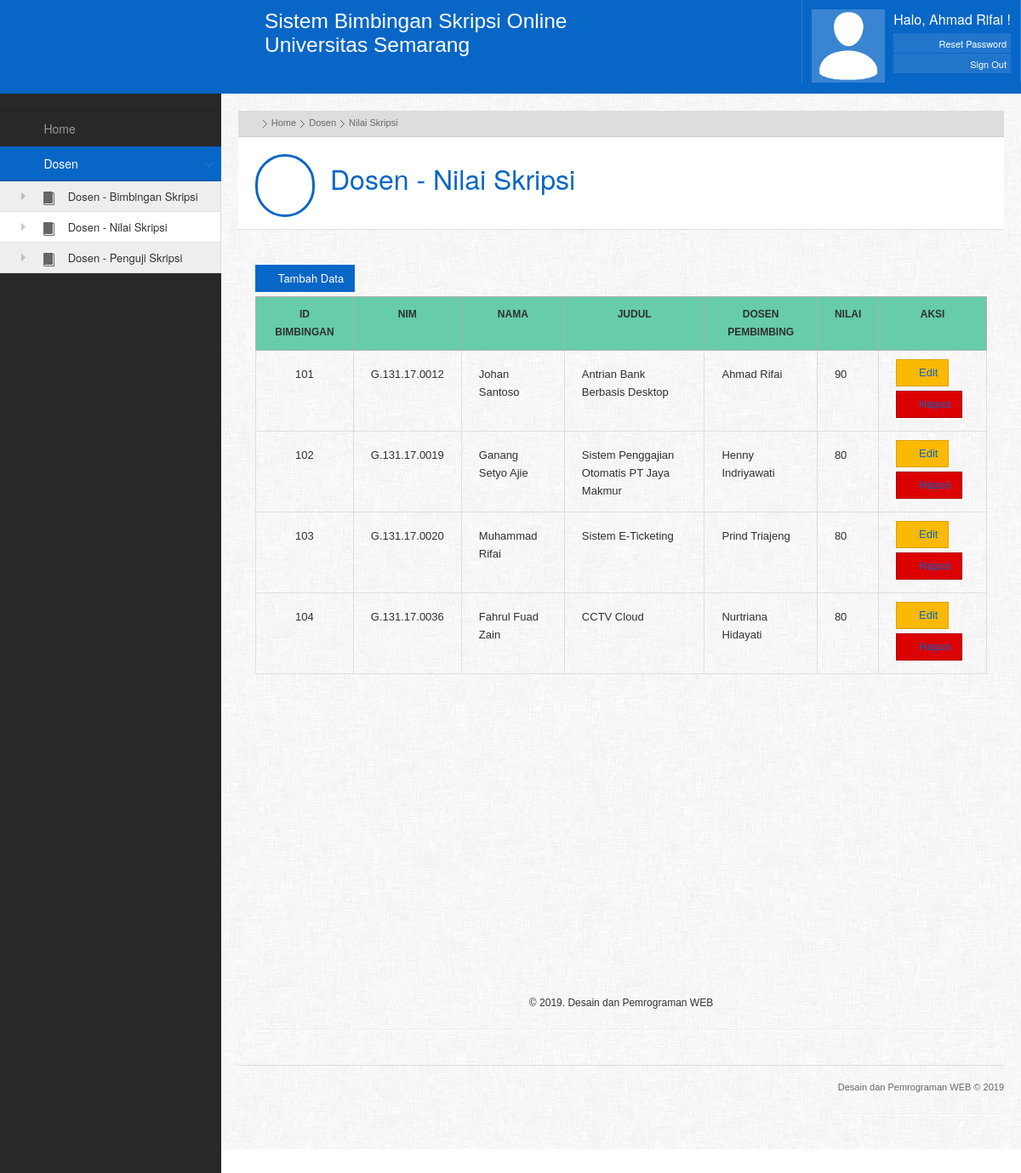
The app's page /index.php?posisi=Back&file=dosen_nilai (signed in) with its own data.
### tables this page shows
CREATE TABLE `level` (
  `level` varchar(25) NOT NULL
);

CREATE TABLE `menu` (
  `id_menu` int(15) NOT NULL,
  `nama_menu` varchar(50) DEFAULT NULL,
  `posisi` enum('Front','Back') DEFAULT NULL,
  `file` varchar(50) DEFAULT NULL,
  `level` enum('Mahasiswa','Dosen','Prodi','TU') DEFAULT NULL,
  `status` enum('Aktif','Tidak Aktif') DEFAULT NULL
);

CREATE TABLE `dosen_nilai` (
  `id_bim_skripsi` int(10) NOT NULL,
  `nim` varchar(15) DEFAULT NULL,
  `nama` varchar(100) DEFAULT NULL,
  `judul` varchar(50) DEFAULT NULL,
  `dosen_pembimbing` varchar(100) DEFAULT NULL,
  `nilai` int(5) DEFAULT NULL
);

### index.php (called while the page is built, shortened)
<?php
if (!empty($_GET['posisi']))
{
	$posisi = $_GET['posisi'];
}
else
{
	$posisi = '';
}
if ($posisi == 'Front')
{
    include "system/front_index.php";
}
elseif ($posisi == 'Back')
{
    include "system/back_index.php";
}
else
{
    $linkmn=$_SERVER['PHP_SELF']."?posisi=Front&file=login";
    echo "<meta http-equiv=\"refresh\" content=\"0;url=$linkmn\">";
}
?>

### app/dosen_nilai/default.php (the view, shortened to what this page needs)
<ul class="breadcrumbs">
    <li><a href="index.php?posisi=Back&file=home"><i class="iconfa-home"></i></a> <span class="separator"></span></li>
    <li>Home <span class="separator"></span></li>
    <li>Dosen <span class="separator"></span></li>
    <li>Nilai Skripsi</li>
</ul>
<div class="pageheader">
    <div class="pageicon"><span class="iconfa-pencil"></span></div>
    <div class="pagetitle">
        <h1>Dosen - Nilai Skripsi</h1>
    </div>
</div>
<div class="maincontent">
    <div class="maincontentinner">
    <br>
    <button type="button" class="btn btn-primary" data-toggle="modal" data-target="#TambahDataDosenNilai"><i class="iconfa-edit"></i> Tambah Data</button>
    <html>
    <head>
    </head>
    <body>
        <table>
        <thead>
            <br>
            <tr>
                <th>ID BIMBINGAN</th>
                <th>NIM</th>
                <th>NAMA</th>
                <th>JUDUL</th>
                <th>DOSEN PEMBIMBING</th>
                <th>NILAI</th>
                <th>AKSI</th>
            </tr>
        </thead>
        <tbody>
<?php
$sql = 'SELECT * FROM dosen_nilai';
$query = mysqli_query($koneksi, $sql);
while ($row = mysqli_fetch_array($query))
{ ?>
    <tr>
        <td class="center"><?php echo $row['id_bim_skripsi'];?></td>
        <td><?php echo $row['nim'];?></td>
        <td><?php echo $row['nama'];?></td>
        <td><?php echo $row['judul'];?></td>
        <td> <?php echo $row['dosen_pembimbing'];?></td>
        <td><?php echo $row['nilai'];?> </td>
        <td><a href="index.php?posisi=Back&file=form_edit_nilai&id=<?php echo $row['id_bim_skripsi']; ?>&nim=<?php echo $row['nim']; ?>&nama=<?php echo $row['nama']; ?>&judul=<?php echo $row['judul']; ?>&dosen_pembimbing=<?php echo $row['dosen_pembimbing']; ?>&nilai=<?php echo $row['nilai']; ?>" button type="button" class="btn btn-warning" id="lihat" name="lihat"><i class="iconfa-edit"></i> Edit</button>
        <a href="index.php?posisi=Back&file=proses_hapus_dosen_nilai&id=<?php echo $row['id_bim_skripsi']; ?>" button type ="button" class="btn btn-danger" name="btn_hapus"><i class="iconfa-remove"></i> Hapus</a>
        </td>
    </tr>
<?php } ?>
</tbody>
</table>
</body>
</html>
        <br><br><br><br><br><br><br><br><br><br><br><br><br><br><br><br>
    </div>
</div>
<div class="maincontent">
    <div class="maincontentinner">
            <center>
                <span>&copy; 2019. Desain dan Pemrograman WEB</span>
            </center> <hr>
    </div>
</div>

### system/back_menu.php
<?php
if ($_GET['file'] == 'home')
{
    $actt='class="active"';
}
else
{
    $actt='';
}
?>
<div class="leftmenu">
    <ul class="nav nav-tabs nav-stacked">
        <li> <a class="ajax-link" href="index.php?posisi=Back&file=home"></a>
        </li>
        <li <?php echo $actt;?>>
            <a class="ajax-link" href="index.php?posisi=Back&file=home">
                <span class="iconfa-laptop"></span> Home
            </a>
        </li>
        <?php
        $level=mysqli_query($koneksi,"SELECT * FROM level WHERE level = '$_SESSION[level]' ORDER BY level");
        while ($lev=mysqli_fetch_array($level))
        {
            $mu=mysqli_fetch_array(mysqli_query($koneksi,"SELECT * FROM menu WHERE file = '$_GET[file]'"));
            if ($lev['level'] == $mu['level'])
            {
                $act        = 'class="dropdown active"';
                $display    = 'style="display: block"';
            }
            else
            {
                $act        = 'class="dropdown"';
                $display    = '"';
            }
            ?>
            <li <?php echo $act;?>>
                <a href='Dosen'><span class="iconfa-briefcase"></span> <?php echo $lev['level']; ?></a>
                <ul <?php echo $display;?>>
                    <?php
                    $Menu=mysqli_query($koneksi,"SELECT * FROM menu WHERE level = '$_SESSION[level]' AND status = 'Aktif' ORDER BY nama_menu");
                    while ($mn=mysqli_fetch_array($Menu))
                    {
                        if ($_GET['file'] == $mn['file'])
                        {
                            $active = 'class="active"';
                        }
                        else
                        {
                            $active = '';
                        }
                        ?>
                        <li <?php echo $active;?> >
                            <a href="index.php?posisi=Back&file=<?php echo $mn['file'];?>">
                                <span class="iconsweets-book"></span>
                                <?php echo $mn['nama_menu']; ?>
                            </a>
                        </li>
                        <?php
                    } ?>
                </ul>
            </li>
            <?php
        }
        ?>
    </ul>
</div>

### system/back_index.php (style rules this page uses)
ul>li, a { cursor: pointer; }

### app/dosen_nilai/default.php (style rules this page uses)
body { font-family:tahoma, arial }
table { border-collapse: collapse }
th, td { font-size: 13px; border: 1px solid #DEDEDE; padding: 10px 20px; color: #303030 }
th { background: #66CCAA; font-size: 12px; border-color:#B0B0B0 }

### records on screen
level: level "Dosen"
menu: nama_menu "Dosen - Bimbingan Skripsi"
menu: nama_menu "Dosen - Nilai Skripsi"
menu: nama_menu "Dosen - Penguji Skripsi"
dosen_nilai: id_bim_skripsi "101", nim "G.131.17.0012", nama "Johan Santoso", judul "Antrian Bank Berbasis Desktop", dosen_pembimbing "Ahmad Rifai", nilai "90"
dosen_nilai: id_bim_skripsi "102", nim "G.131.17.0019", nama "Ganang Setyo Ajie", judul "Sistem Penggajian Otomatis PT Jaya Makmur", dosen_pembimbing "Henny Indriyawati", nilai "80"
dosen_nilai: id_bim_skripsi "103", nim "G.131.17.0020", nama "Muhammad Rifai", judul "Sistem E-Ticketing", dosen_pembimbing "Prind Triajeng", nilai "80"
dosen_nilai: id_bim_skripsi "104", nim "G.131.17.0036", nama "Fahrul Fuad Zain", judul "CCTV Cloud", dosen_pembimbing "Nurtriana Hidayati", nilai "80"

### other values on screen
$_SESSION['nama'] "Ahmad Rifai"
